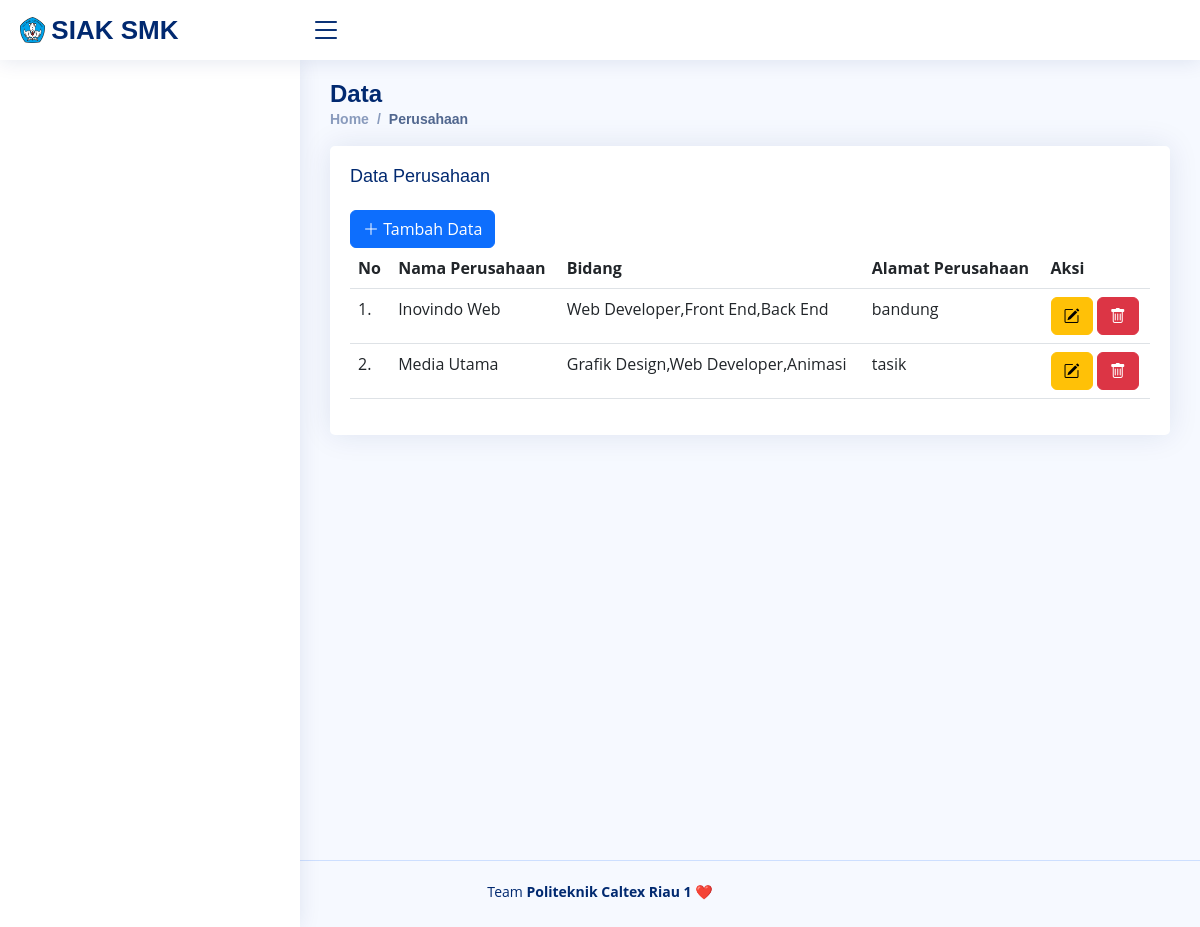
/index.php/perusahaan, run on the app's committed database.
### tables this page shows
CREATE TABLE `perusahaan` (
  `id_perusahaan` int(10) NOT NULL,
  `namaperusahaan` varchar(100) NOT NULL,
  `bidang` text NOT NULL,
  `alamat_p` varchar(30) NOT NULL
);

### application/controllers/Perusahaan.php (called while the page is built, shortened)
<?php
class Perusahaan extends CI_Controller
{
    public function __construct()
    {
        $this->load->model('Perusahaan_model');
    }
    public function index()
    {
        $data['judul'] = "Halaman Data Perusahaan";
        $data['perusahaan'] = $this->Perusahaan_model->get();
        $this->load->view("layout/header");
        $this->load->view("perusahaan/vw_perusahaan", $data);
        $this->load->view("layout/footer");
    }
}
?>

### index.php (called while the page is built, shortened)
<?php
require_once BASEPATH.'core/CodeIgniter.php';

### application/models/Perusahaan_model.php (called while the page is built, shortened)
<?php
class Perusahaan_model extends CI_Model
{
    public $table = 'perusahaan';
    public function get()
    {
        $this->db->from($this->table);
        $query = $this->db->get();
        return $query->result_array();
    }
}

### application/views/perusahaan/vw_perusahaan.php (the view, shortened to what this page needs)
<main id="main" class="main">
    <div class="pagetitle">
        <h1>Data</h1>
        <nav>
            <ol class="breadcrumb">
                <li class="breadcrumb-item"><a href="<?= base_url('Dashboard') ?>">Home</a></li>
                <li class="breadcrumb-item active">Perusahaan</li>
            </ol>
        </nav>
    </div>
    <section class="section">
        <div class="row">
            <div class="col-lg-12">
                <div class="card">
                    <div class="card-body">
                        <h5 class="card-title">Data Perusahaan</h5>
                        <div class="col-md-6">
                            <a href="<?= base_url() ?>Perusahaan/tambah" class="btn btn-primary">
                                <i class="bi bi-plus-lg"></i> Tambah Data
                            </a>
                        </div>
                        <table class="table datatable">
                            <thead>
                                <tr>
                                    <th scope="col">No</th>
                                    <th scope="col">Nama Perusahaan</th>
                                    <th scope="col">Bidang </th>
                                    <th scope="col">Alamat Perusahaan</th>
                                    <th scope="col">Aksi</th>
                                </tr>
                            </thead>
                            <tbody>
                                <?php $i = 1; ?>
                                <?php foreach ($perusahaan as $us) : ?>
                                <tr>
                                    <td><?= $i; ?>.</td>
                                    <td><?= $us['namaperusahaan']; ?></td>
                                    <td><?= $us['bidang']; ?></td>
                                    <td><?= $us['alamat_p']; ?></td>
                                    <td>
                                        <a href="<?= base_url('Perusahaan/edit/') . $us['id_perusahaan']; ?>"
                                            class="btn btn-warning"><i class="bi bi-pencil-square"></i></a>
                                        <button type="button" class="btn btn-danger"
                                            onclick="hapusPerusahaan(<?= $us['id_perusahaan']; ?>)"><i
                                                class="bi bi-trash"></i></button>
                                    </td>
                                </tr>
                                <?php $i++; ?>
                                <?php endforeach; ?>
                            </tbody>
                        </table>
                    </div>
                </div>
            </div>
        </div>
    </section>
</main>

### assets/css/style.css (style rules this page uses)
:root { scroll-behavior: smooth; }
body { font-family: "Open Sans", sans-serif; background: #f6f9ff; color: #444444; }
a { color: #4154f1; text-decoration: none; }
h1, h2, h3, h4, h5, h6 { font-family: "Nunito", sans-serif; }
#main { margin-top: 60px; padding: 20px 30px; transition: all 0.3s; min-height: 100vh; }
.pagetitle { margin-bottom: 10px; }
.pagetitle h1 { font-size: 24px; margin-bottom: 0; font-weight: 600; color: #012970; }
.card { margin-bottom: 30px; border: none; border-radius: 5px; box-shadow: 0px 0 30px rgba(1, 41, 112, 0.1); margin-left: auto; margin-right: auto; }
.card-title { padding: 20px 0 15px 0; font-size: 18px; font-weight: 500; color: #012970; font-family: "Poppins", sans-serif; }
.card-body { padding: 0 20px 20px 20px; }
.breadcrumb { font-size: 14px; font-family: "Nunito", sans-serif; color: #899bbd; font-weight: 600; }
.breadcrumb a { color: #899bbd; transition: 0.3s; }
.breadcrumb .breadcrumb-item::before { color: #899bbd; }
.breadcrumb .active { color: #51678f; font-weight: 600; }
@media (min-width: 1200px) { #main { margin-left: 300px; } }

### data on the page
perusahaan: namaperusahaan "Inovindo Web", bidang "Web Developer,Front End,Back End", alamat_p "bandung"
perusahaan: namaperusahaan "Media Utama", bidang "Grafik Design,Web Developer,Animasi", alamat_p "tasik"
